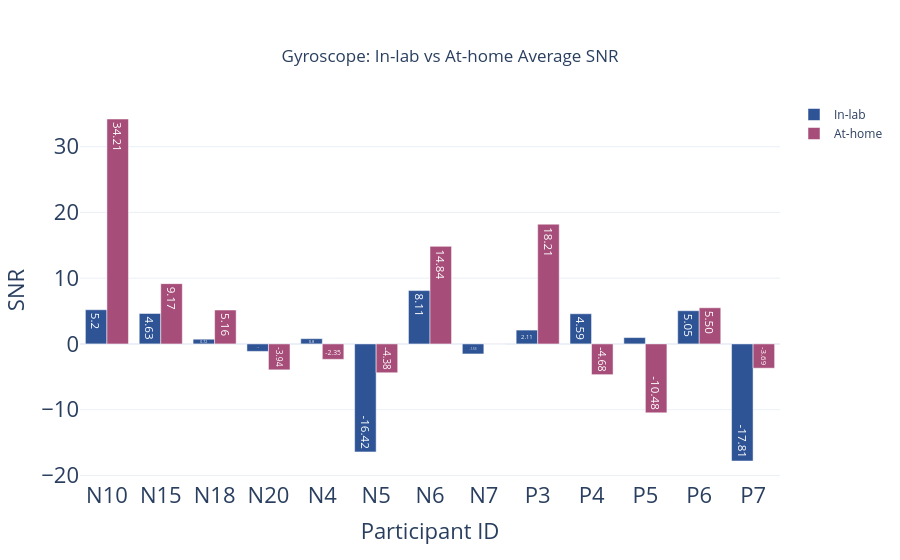

Notebook code cell kept with this figure:
### Code cell
fig6 = go.Figure([go.Bar(x=grouped_avg_snr_acc_x_inlab.index ,
                         y=grouped_avg_snr_acc_x_inlab,
                         name="In-lab",
                         marker=dict(color='#2f5496'),
                        text=grouped_avg_snr_acc_x_inlab.round(2),  # Add rounded text annotations
                        textposition='inside',  # Position the text above the bars
                        textfont=dict(size=15)),
                    go.Bar(
                        x=grouped_avg_snr_acc_x_in_home.index,
                        y=grouped_avg_snr_acc_x_in_home,
                        name="At-home",
                        marker=dict(color='#a64d79'),
                        text=[f"{val:.2f}" for val in grouped_avg_snr_acc_x_in_home],
                        textposition='inside',
                        textfont=dict(size=15),) ]) # Set the font size for the text 
                        

# Add dropdown to layout
fig6.update_layout(
        title=dict(
        text="Gyroscope: In-lab vs At-home Average SNR",
        x=0.5,  # Center the title
        xanchor="center",  # Anchor the title at its center
        yanchor="top",  # Optional: Anchor the title at the top
    ),
    xaxis=dict(title="Participant ID",
            titlefont=dict(size=22),  # Set x-axis title font size
            tickfont=dict(size=22)  # Set x-axis tick font size

              ),
    yaxis=dict(title="SNR",
               titlefont=dict(size=22),  # Set x-axis title font size
            tickfont=dict(size=22)  # Set x-axis tick font size
              ),
    template="plotly_white")

# Show the figure
fig6.show()

### Figure 1 — Plotly figure (JSON) as saved in the notebook; plotly's stock layout.template omitted (floating-point values rounded to 4 significant figures)
{"data": [{"marker": {"color": "#2f5496"}, "name": "In-lab", "text": [5.2, 4.63, 0.72, -1.14, 0.8, -16.42, 8.11, -1.53, 2.11, 4.59, 0.97, 5.05, -17.81], "textfont": {"size": 15}, "textposition": "inside", "type": "bar", "x": ["N10", "N15", "N18", "N20", "N4", "N5", "N6", "N7", "P3", "P4", "P5", "P6", "P7"], "y": [5.202, 4.629, 0.7159, -1.135, 0.801, -16.42, 8.113, -1.527, 2.107, 4.59, 0.9667, 5.052, -17.81]}, {"marker": {"color": "#a64d79"}, "name": "At-home", "text": ["34.21", "9.17", "5.16", "-3.94", "-2.35", "-4.38", "14.84", "0.02", "18.21", "-4.68", "-10.48", "5.50", "-3.69"], "textfont": {"size": 15}, "textposition": "inside", "type": "bar", "x": ["N10", "N15", "N18", "N20", "N4", "N5", "N6", "N7", "P3", "P4", "P5", "P6", "P7"], "y": [34.21, 9.17, 5.157, -3.944, -2.345, -4.384, 14.84, 0.01763, 18.21, -4.676, -10.48, 5.498, -3.69]}], "layout": {"autosize": true, "title": {"text": "Gyroscope: In-lab vs At-home Average SNR", "x": 0.5, "xanchor": "center", "yanchor": "top"}, "xaxis": {"autorange": true, "range": [-0.5, 12.5], "tickfont": {"size": 22}, "title": {"font": {"size": 22}, "text": "Participant ID"}, "type": "category"}, "yaxis": {"autorange": true, "range": [-20.7, 37.1], "tickfont": {"size": 22}, "title": {"font": {"size": 22}, "text": "SNR"}, "type": "linear"}}}
